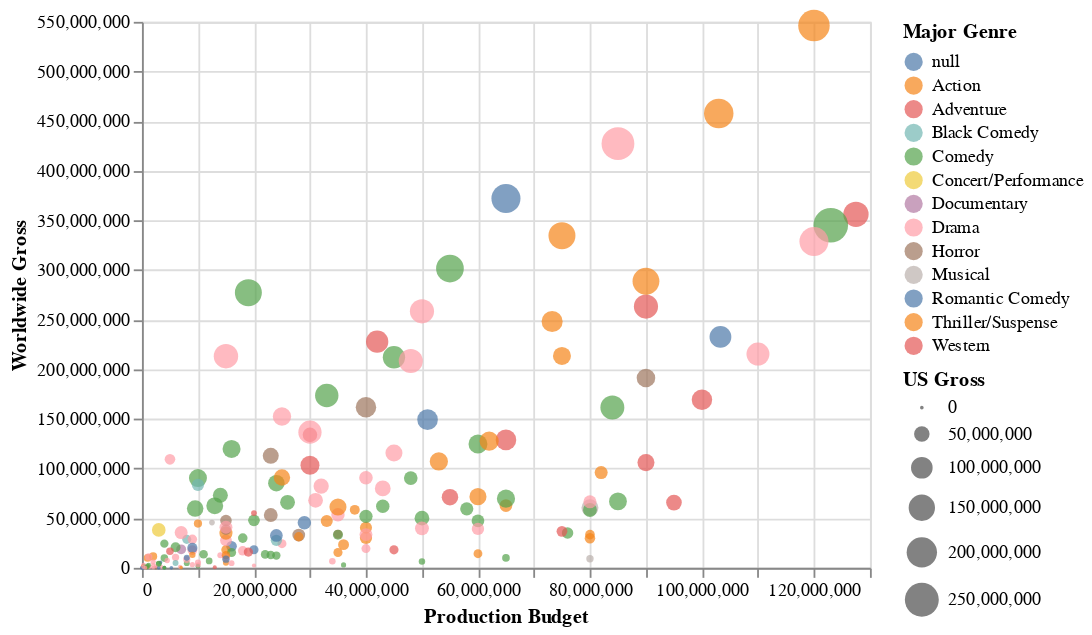

The notebook cell this image was saved under:
### Code cell
#Para poder movernos por el gráfico y ver los detalles de las película que están representadas en cada circulo se emplea la herramienta Tooltip
alt.Chart(movie_2000).mark_point(filled=True).encode(
    alt.X('Production Budget'),
    alt.Y('Worldwide Gross'),
    alt.Size('US Gross'),
    alt.Color('Major Genre'),
    alt.OpacityValue(0.7),
    tooltip = [alt.Tooltip('Title'),
               alt.Tooltip('Production Budget'),
               alt.Tooltip('Worldwide Gross'),
               alt.Tooltip('US Gross')
              ]
)

### Figure 1 — Vega-Lite specification as saved in the notebook (floating-point values rounded to 4 significant figures; data arrays with more than 128 entries replaced by an {"elided": "..."} marker saying what was removed)
{"config": {"view": {"continuousWidth": 400, "continuousHeight": 300}}, "data": {"name": "data-48a4aa74b647899b30880ba98f0f775b"}, "mark": {"type": "point", "filled": true}, "encoding": {"color": {"field": "Major Genre", "type": "nominal"}, "opacity": {"value": 0.7}, "size": {"field": "US Gross", "type": "quantitative"}, "tooltip": [{"field": "Title", "type": "nominal"}, {"field": "Production Budget", "type": "quantitative"}, {"field": "Worldwide Gross", "type": "quantitative"}, {"field": "US Gross", "type": "quantitative"}], "x": {"field": "Production Budget", "type": "quantitative"}, "y": {"field": "Worldwide Gross", "type": "quantitative"}}, "$schema": "https://vega.github.io/schema/vega-lite/v4.17.0.json", "datasets": {"data-48a4aa74b647899b30880ba98f0f775b": {"elided": "188 records"}}}
